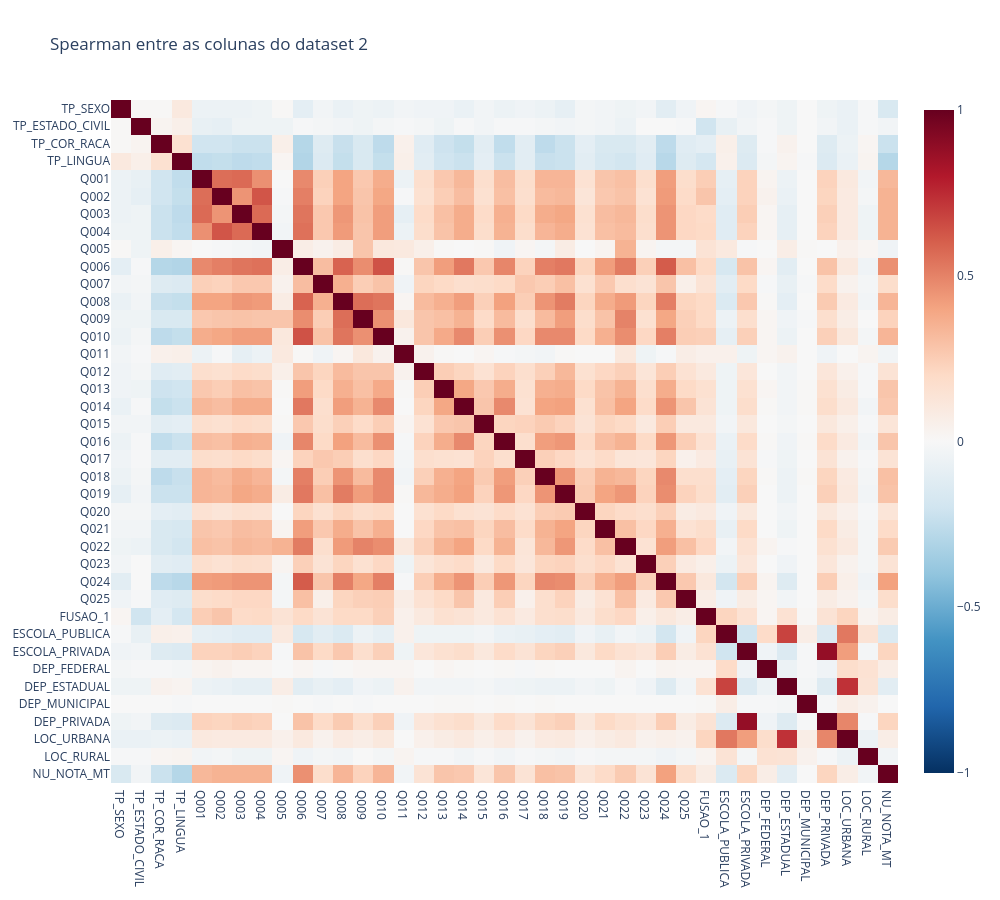

The notebook cell saved with this chart:
### Code cell
fig = px.imshow(
    corr_2.round(2),
    color_continuous_scale="RdBu_r", zmin=-1, zmax=1, aspect="auto",
    title="Spearman entre as colunas do dataset 2",
)
fig.update_layout(width=1000, height=900)
fig.show()

### Figure 1 — Plotly figure (JSON) as saved in the notebook; plotly's stock layout.template omitted (floating-point values rounded to 4 significant figures; data arrays with more than 128 entries replaced by an {"elided": "..."} marker saying what was removed)
{"data": [{"coloraxis": "coloraxis", "hovertemplate": "x: %{x}<br>y: %{y}<br>color: %{z}<extra></extra>", "name": "0", "type": "heatmap", "x": ["TP_SEXO", "TP_ESTADO_CIVIL", "TP_COR_RACA", "TP_LINGUA", "Q001", "Q002", "Q003", "Q004", "Q005", "Q006", "Q007", "Q008", "Q009", "Q010", "Q011", "Q012", "Q013", "Q014", "Q015", "Q016", "Q017", "Q018", "Q019", "Q020", "Q021", "Q022", "Q023", "Q024", "Q025", "FUSAO_1", "ESCOLA_PUBLICA", "ESCOLA_PRIVADA", "DEP_FEDERAL", "DEP_ESTADUAL", "DEP_MUNICIPAL", "DEP_PRIVADA", "LOC_URBANA", "LOC_RURAL", "NU_NOTA_MT"], "xaxis": "x", "y": ["TP_SEXO", "TP_ESTADO_CIVIL", "TP_COR_RACA", "TP_LINGUA", "Q001", "Q002", "Q003", "Q004", "Q005", "Q006", "Q007", "Q008", "Q009", "Q010", "Q011", "Q012", "Q013", "Q014", "Q015", "Q016", "Q017", "Q018", "Q019", "Q020", "Q021", "Q022", "Q023", "Q024", "Q025", "FUSAO_1", "ESCOLA_PUBLICA", "ESCOLA_PRIVADA", "DEP_FEDERAL", "DEP_ESTADUAL", "DEP_MUNICIPAL", "DEP_PRIVADA", "LOC_URBANA", "LOC_RURAL", "NU_NOTA_MT"], "yaxis": "y", "z": {"elided": "39x39 float values"}}], "layout": {"coloraxis": {"autocolorscale": false, "cmax": 1, "cmin": -1, "colorscale": [[0, "rgb(5,48,97)"], [0.1, "rgb(33,102,172)"], [0.2, "rgb(67,147,195)"], [0.3, "rgb(146,197,222)"], [0.4, "rgb(209,229,240)"], [0.5, "rgb(247,247,247)"], [0.6, "rgb(253,219,199)"], [0.7, "rgb(244,165,130)"], [0.8, "rgb(214,96,77)"], [0.9, "rgb(178,24,43)"], [1, "rgb(103,0,31)"]]}, "height": 900, "title": {"text": "Spearman entre as colunas do dataset 2"}, "width": 1000, "xaxis": {"anchor": "y", "domain": [0, 1]}, "yaxis": {"anchor": "x", "autorange": "reversed", "domain": [0, 1]}}}
